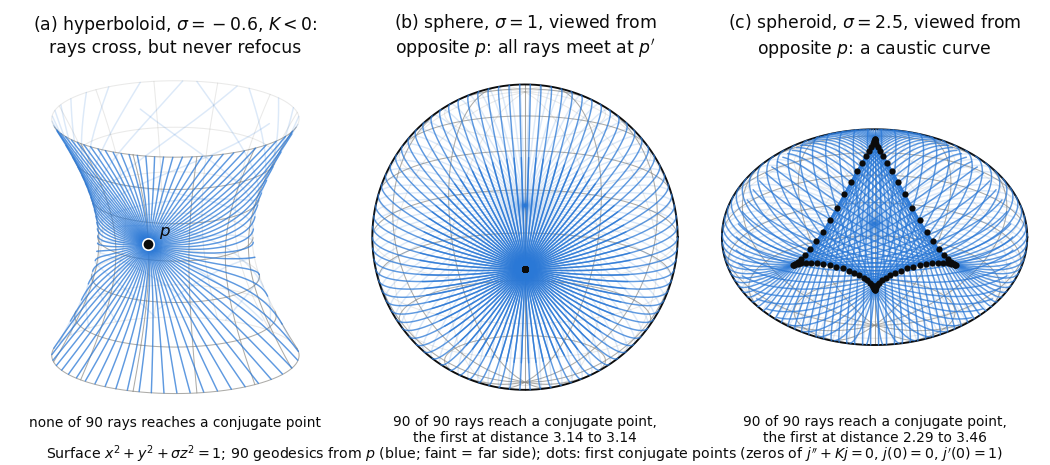

Python code for this plot:
"""Figure for Chapter 11 (Milnor, Morse Theory, Sections 18-19).

Geodesics fired from one point p of the quadric surface  x^2 + y^2 + sigma z^2 = 1,  together with
the first conjugate point along each of them.  The geodesic equation is integrated in R^3,

    x'' = -(x'^T A x' / |A x|^2) A x,      A = diag(1, 1, sigma),

with the Jacobi equation  j'' + K j = 0,  j(0) = 0, j'(0) = 1  for the normal Jacobi field, where
K = sigma / (x^2 + y^2 + sigma^2 z^2)^2 is the Gaussian curvature.  A conjugate point is a zero of j.

  (a) sigma = -0.6, a hyperboloid of one sheet, K < 0: no conjugate points (Lemma 19.1), although
      geodesics winding round the neck cross one another;
  (b) sigma = 1, the round sphere: every geodesic from p reaches its first conjugate point at the
      antipode, at distance pi;
  (c) sigma = 2.5, an oblate spheroid: the first conjugate points fill a curve with four cusps,
      the caustic, a set of measure zero (Corollary 18.2).

Writes fig11-caustic.png (150 dpi, 7 inches wide).
"""

import numpy as np
import matplotlib

matplotlib.use("Agg")
import matplotlib.pyplot as plt

FG = "#0b0b0b"
MUTED = "#8a8984"
ACCENT = "#2a78d6"
BG = "#ffffff"


def surface_point(sigma, lat_deg, lon_deg=0.0):
    """The point of the quadric on the ray from 0 in direction (lat, lon)."""
    lat, lon = np.radians(lat_deg), np.radians(lon_deg)
    d = np.array([np.cos(lat) * np.cos(lon), np.cos(lat) * np.sin(lon), np.sin(lat)])
    A = np.array([1.0, 1.0, sigma])
    return d / np.sqrt(d @ (A * d))


def fire(sigma, p, length, nrays=90, h=0.01, zmax=1.7):
    """Integrate nrays unit-speed geodesics from p, with the Jacobi equation along each."""
    A = np.array([1.0, 1.0, sigma])
    nrm = A * p
    nrm /= np.linalg.norm(nrm)
    e1 = np.cross([0.0, 0.0, 1.0], nrm)
    if np.linalg.norm(e1) < 1e-9:
        e1 = np.array([1.0, 0.0, 0.0])
    e1 /= np.linalg.norm(e1)
    e2 = np.cross(nrm, e1)
    ang = np.linspace(0, 2 * np.pi, nrays, endpoint=False)
    x = np.tile(p, (nrays, 1))
    v = np.outer(np.cos(ang), e1) + np.outer(np.sin(ang), e2)
    j = np.zeros(nrays)
    jd = np.ones(nrays)

    def deriv(x, v, j, jd):
        Ax = x * A
        acc = -((v * v * A).sum(1) / (Ax * Ax).sum(1))[:, None] * Ax
        K = sigma / ((x[:, 0] ** 2 + x[:, 1] ** 2 + sigma ** 2 * x[:, 2] ** 2) ** 2)
        return v, acc, jd, -K * j

    conj = np.full((nrays, 3), np.nan)
    conj_t = np.full(nrays, np.nan)
    alive = np.ones(nrays, bool)
    paths = [x.copy()]
    for k in range(int(length / h)):
        k1 = deriv(x, v, j, jd)
        k2 = deriv(*(s + h / 2 * d for s, d in zip((x, v, j, jd), k1)))
        k3 = deriv(*(s + h / 2 * d for s, d in zip((x, v, j, jd), k2)))
        k4 = deriv(*(s + h * d for s, d in zip((x, v, j, jd), k3)))
        new = [s + h / 6 * (a + 2 * b + 2 * c + d)
               for s, a, b, c, d in zip((x, v, j, jd), k1, k2, k3, k4)]
        xn, vn, jn, jdn = new
        xn = xn / np.sqrt((xn * xn * A).sum(1))[:, None]          # back onto the surface
        nn = xn * A
        nn /= np.linalg.norm(nn, axis=1)[:, None]
        vn = vn - (vn * nn).sum(1)[:, None] * nn                  # tangent, unit speed
        vn /= np.linalg.norm(vn, axis=1)[:, None]
        hit = (j > 0) & (jn <= 0) & np.isnan(conj_t) & alive & (k > 2)
        if hit.any():
            fr = j[hit] / (j[hit] - jn[hit])
            conj[hit] = x[hit] + fr[:, None] * (xn[hit] - x[hit])
            conj_t[hit] = (k + fr) * h
        x, v, j, jd = xn, vn, jn, jdn
        alive &= np.abs(x[:, 2]) < zmax
        paths.append(np.where(alive[:, None], x, np.nan))
    return np.array(paths), conj, conj_t


def camera(az_deg, el_deg):
    az, el = np.radians(az_deg), np.radians(el_deg)
    c = np.array([np.cos(el) * np.cos(az), np.cos(el) * np.sin(az), np.sin(el)])
    r = np.array([-np.sin(az), np.cos(az), 0.0])
    u = np.cross(c, r)
    return c, r, u


def visible(points, sigma, cam):
    """Front-facing test: outward normal has positive component towards the viewer."""
    A = np.array([1.0, 1.0, sigma])
    return (points * A) @ cam[0] > 0


def draw_polyline(ax, pts, sigma, cam, color, lw, alpha_front, alpha_back, z=3):
    c, r, u = cam
    X, Y = pts @ r, pts @ u
    vis = visible(pts, sigma, cam)
    for front, alpha in ((True, alpha_front), (False, alpha_back)):
        mask = vis if front else ~vis
        xs = np.where(mask, X, np.nan)
        ys = np.where(mask, Y, np.nan)
        ax.plot(xs, ys, color=color, lw=lw, alpha=alpha, zorder=z, solid_capstyle="round")


def wireframe(ax, sigma, cam, zmax):
    if sigma > 0:
        zt = 1 / np.sqrt(sigma)
        zs = np.linspace(-0.85 * zt, 0.85 * zt, 7)
    else:
        zs = np.linspace(-zmax, zmax, 7)
    t = np.linspace(0, 2 * np.pi, 361)
    for z0 in zs:
        rad = np.sqrt(1 - sigma * z0 ** 2)
        pts = np.stack([rad * np.cos(t), rad * np.sin(t), z0 + 0 * t], axis=1)
        draw_polyline(ax, pts, sigma, cam, MUTED, 0.5, 0.7, 0.18, z=1)
    for phi in np.radians(np.arange(0, 360, 30)):
        if sigma > 0:
            zt = 1 / np.sqrt(sigma)
            zz = np.linspace(-zt, zt, 300)
        else:
            zz = np.linspace(-zmax, zmax, 300)
        rad = np.sqrt(np.clip(1 - sigma * zz ** 2, 0, None))
        pts = np.stack([rad * np.cos(phi), rad * np.sin(phi), zz], axis=1)
        draw_polyline(ax, pts, sigma, cam, MUTED, 0.5, 0.7, 0.18, z=1)
    # silhouette (outline) of convex surfaces
    if sigma > 0:
        c, r, u = cam
        A = np.array([1.0, 1.0, sigma])
        # sample many surface points, keep those with normal nearly orthogonal to the view
        th = np.linspace(0, 2 * np.pi, 720)
        out = []
        for a in th:
            # direction in the screen plane; find the surface point whose normal is it
            w = np.cos(a) * r + np.sin(a) * u
            x = w / A
            x = x / np.sqrt(x @ (A * x))
            out.append([x @ r, x @ u])
        out = np.array(out)
        ax.plot(out[:, 0], out[:, 1], color=FG, lw=0.9, zorder=2)


def panel(ax, sigma, lat, length, cam, title, zmax=1.7):
    p = surface_point(sigma, lat)
    paths, conj, conj_t = fire(sigma, p, length, zmax=zmax)
    wireframe(ax, sigma, cam, zmax)
    for i in range(paths.shape[1]):
        draw_polyline(ax, paths[:, i, :], sigma, cam, ACCENT, 0.7, 0.75, 0.16, z=3)
    c, r, u = cam
    ok = np.isfinite(conj_t)
    if ok.any():
        cp = conj[ok]
        vis = visible(cp, sigma, cam)
        ax.scatter(cp[vis] @ r, cp[vis] @ u, s=9, color=FG, zorder=5, linewidths=0)
        ax.scatter(cp[~vis] @ r, cp[~vis] @ u, s=9, facecolors="none", edgecolors=MUTED,
                   linewidths=0.6, zorder=4)
    pv = visible(p[None, :], sigma, cam)[0]
    if pv:
        ax.scatter([p @ r], [p @ u], s=30, color=FG, edgecolors=BG, linewidths=0.8, zorder=6)
        ax.annotate(r"$p$", (p @ r, p @ u), xytext=(5, 4), textcoords="offset points",
                    fontsize=8, color=FG)
    nconj = int(ok.sum())
    if nconj:
        msg = (f"{nconj} of {paths.shape[1]} rays reach a conjugate point,\n"
               f"the first at distance {np.nanmin(conj_t):.2f} to {np.nanmax(conj_t):.2f}")
    else:
        msg = f"none of {paths.shape[1]} rays reaches a conjugate point"
    ax.text(0.5, -0.02, msg, transform=ax.transAxes, ha="center", va="top", fontsize=6.6,
            color=FG)
    ax.set_title(title, fontsize=8.3, color=FG)
    ax.set_aspect("equal")
    ax.axis("off")


def main():
    fig, axes = plt.subplots(1, 3, figsize=(7.0, 3.1), dpi=150)
    panel(axes[0], -0.6, 12, 4.4, camera(20, 18),
          "(a) hyperboloid, $\\sigma = -0.6$, $K<0$:\nrays cross, but never refocus", zmax=1.6)
    panel(axes[1], 1.0, 30, 3.9, camera(180, -18),
          "(b) sphere, $\\sigma = 1$, viewed from\nopposite $p$: all rays meet at $p'$")
    panel(axes[2], 2.5, 30, 3.9, camera(180, -24),
          "(c) spheroid, $\\sigma = 2.5$, viewed from\nopposite $p$: a caustic curve")
    for ax in axes[1:]:
        ax.set_xlim(-1.08, 1.08)
        ax.set_ylim(-1.12, 1.12)
    fig.text(0.5, 0.012,
             r"Surface $x^2+y^2+\sigma z^2=1$; 90 geodesics from $p$ (blue; faint = far side); "
             r"dots: first conjugate points (zeros of $j''+Kj=0$, $j(0)=0$, $j'(0)=1$)",
             ha="center", fontsize=6.8, color=FG)
    fig.subplots_adjust(left=0.01, right=0.99, top=0.86, bottom=0.12, wspace=0.06)
    fig.savefig("fig11-caustic.png", dpi=150, facecolor=BG)


if __name__ == "__main__":
    main()
